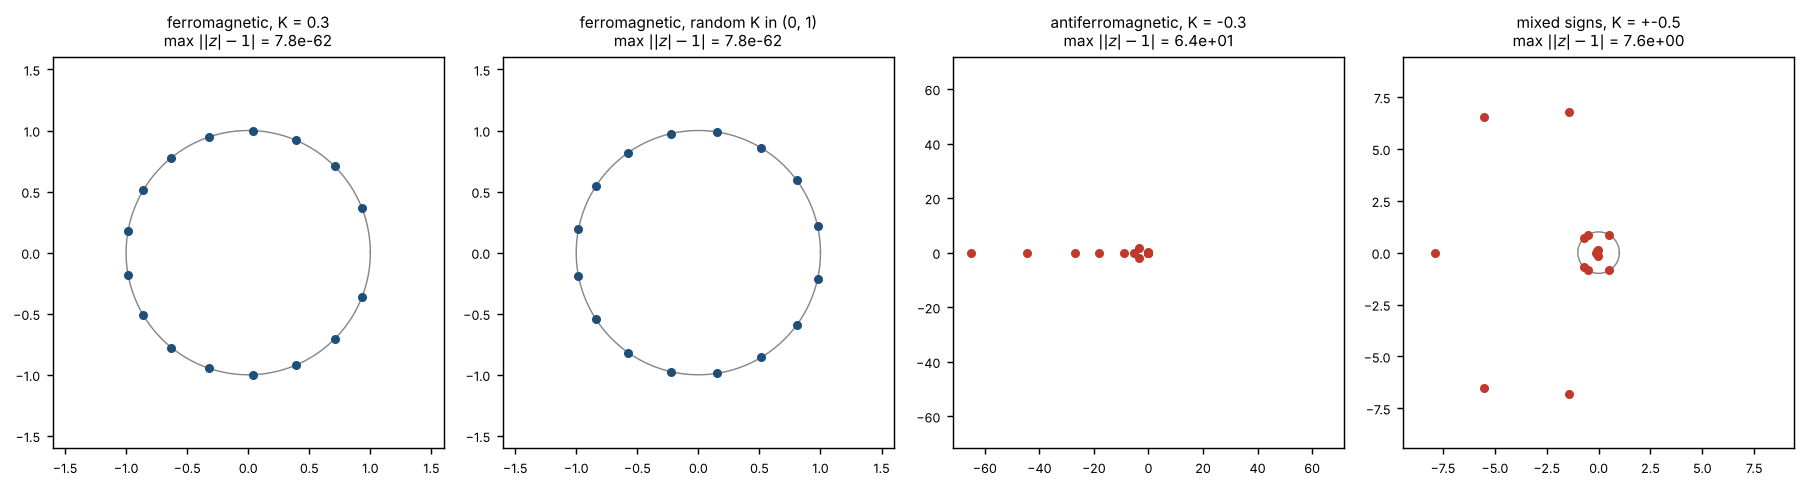

This chart was generated by the following Python code:
#!/usr/bin/env python3
"""Lee-Yang: a 'hard wall' that puts partition-function zeros on a circle (log entry 71).

Ising model on the 4x4 periodic square lattice (16 spins, 32 bonds):
    Z(z) = sum_sigma exp( sum_<ij> K_ij s_i s_j ) * z^{#down spins},   z = exp(-2 beta h).
Z is palindromic (a_k = a_{16-k}, the symmetry z <-> 1/z, like a functional equation).
Lee-Yang (1952): if every K_ij >= 0 (ferromagnetic), all zeros lie on |z| = 1.
We compute the coefficients exactly (2^16 configurations) and the roots at 60 digits for
uniform ferromagnetic couplings, random positive couplings, antiferromagnetic couplings and
mixed signs, and record max ||z| - 1|.  Writes lee_yang.json and lee_yang.png.
"""
import itertools, json, math, os
import numpy as np
import mpmath as mp
import matplotlib; matplotlib.use('Agg'); import matplotlib.pyplot as plt
mp.mp.dps = 60
L = 4; N = L * L
bonds = []
for x in range(L):
    for y in range(L):
        i = x * L + y
        bonds.append((i, ((x + 1) % L) * L + y)); bonds.append((i, x * L + (y + 1) % L))
configs = np.array(list(itertools.product([1, -1], repeat=N)), dtype=np.int8)
ndown = np.sum(configs == -1, axis=1)
prod = np.array([configs[:, i] * configs[:, j] for i, j in bonds], dtype=np.int8).T   # (2^N, nbonds)

def zeros_for(K):
    E = prod.astype(float) @ np.array(K, float)                  # sum K_ij s_i s_j
    w = [mp.mpf(0)] * (N + 1)
    # group identical (ndown, E) pairs for exact-enough mp accumulation
    keys, counts = np.unique(np.stack([ndown, np.round(E, 12)], axis=1), axis=0, return_counts=True)
    for (k, e), c in zip(keys, counts):
        w[int(k)] += c * mp.exp(mp.mpf(repr(float(e))))
    palin = max(abs(w[k] - w[N - k]) / w[k] for k in range(N + 1))
    roots = mp.polyroots(w[::-1], maxsteps=400, extraprec=200)
    mods = [abs(r) for r in roots]
    return roots, float(max(abs(m - 1) for m in mods)), float(palin)

rng = np.random.default_rng(0)
cases = {'ferromagnetic, K = 0.3': [0.3] * len(bonds),
         'ferromagnetic, random K in (0, 1)': list(rng.uniform(0, 1, len(bonds))),
         'antiferromagnetic, K = -0.3': [-0.3] * len(bonds),
         'mixed signs, K = +-0.5': list(rng.choice([-0.5, 0.5], len(bonds)))}
out = {}
fig, axs = plt.subplots(1, 4, figsize=(14, 3.7))
th = np.linspace(0, 2 * np.pi, 400)
for ax, (name, K) in zip(axs, cases.items()):
    roots, dev, palin = zeros_for(K)
    out[name] = dict(max_dev_from_unit_circle=dev, palindromic_rel_err=palin,
                     roots=[[float(mp.re(r)), float(mp.im(r))] for r in roots])
    print(f'{name:38s} max ||z|-1| = {dev:.3e}   palindromic error = {palin:.1e}')
    ax.plot(np.cos(th), np.sin(th), color='#888888', lw=0.8)
    ax.plot([float(mp.re(r)) for r in roots], [float(mp.im(r)) for r in roots], 'o', ms=4,
            color='#1f4e79' if name.startswith('ferro') else '#c0392b')
    ax.set_aspect('equal'); ax.set_title(name + f'\nmax $||z|-1|$ = {dev:.1e}', fontsize=8.5)
    lim = max(1.6, 1.1 * max(abs(complex(r)) for r in roots))
    ax.set_xlim(-lim, lim); ax.set_ylim(-lim, lim); ax.tick_params(labelsize=7)
fig.tight_layout(); fig.savefig(os.path.join(os.path.dirname(os.path.abspath(__file__)), 'lee_yang.png'), dpi=130, bbox_inches='tight')
json.dump(out, open(os.path.join(os.path.dirname(os.path.abspath(__file__)), 'lee_yang.json'), 'w'), indent=1)
